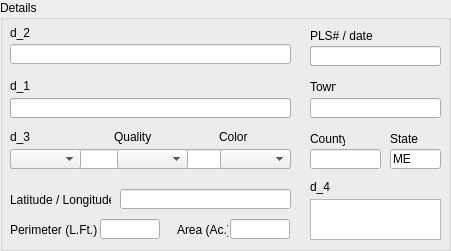
       <widget class="QGroupBox" name="groupBox_client">
        <property name="geometry">
         <rect>
          <x>20</x>
          <y>210</y>
          <width>451</width>
          <height>251</height>
         </rect>
        </property>
        <property name="title">
         <string>Details</string>
        </property>
        <widget class="QLabel" name="l_1">
         <property name="geometry">
          <rect>
           <x>10</x>
           <y>78</y>
           <width>281</width>
           <height>16</height>
          </rect>
         </property>
         <property name="sizePolicy">
          <sizepolicy hsizetype="Fixed" vsizetype="Preferred">
           <horstretch>0</horstretch>
           <verstretch>0</verstretch>
          </sizepolicy>
         </property>
         <property name="text">
          <string>d_1</string>
         </property>
         <property name="buddy">
          <cstring>client_name</cstring>
         </property>
        </widget>
        <widget class="QLineEdit" name="client_name">
         <property name="enabled">
          <bool>true</bool>
         </property>
         <property name="geometry">
          <rect>
           <x>10</x>
           <y>98</y>
           <width>281</width>
           <height>20</height>
          </rect>
         </property>
         <property name="sizePolicy">
          <sizepolicy hsizetype="Fixed" vsizetype="Fixed">
           <horstretch>0</horstretch>
           <verstretch>0</verstretch>
          </sizepolicy>
         </property>
        </widget>
        <widget class="QLabel" name="label_mbl">
         <property name="geometry">
          <rect>
           <x>310</x>
           <y>179</y>
           <width>131</width>
           <height>16</height>
          </rect>
         </property>
         <property name="text">
          <string>d_4</string>
         </property>
        </widget>
        <widget class="QLineEdit" name="town">
         <property name="geometry">
          <rect>
           <x>310</x>
           <y>98</y>
           <width>131</width>
           <height>20</height>
          </rect>
         </property>
         <property name="sizePolicy">
          <sizepolicy hsizetype="Fixed" vsizetype="Fixed">
           <horstretch>0</horstretch>
           <verstretch>0</verstretch>
          </sizepolicy>
         </property>
        </widget>
        <widget class="QLabel" name="label_5">
         <property name="geometry">
          <rect>
           <x>310</x>
           <y>79</y>
           <width>26</width>
           <height>16</height>
          </rect>
         </property>
         <property name="sizePolicy">
          <sizepolicy hsizetype="Fixed" vsizetype="Fixed">
           <horstretch>0</horstretch>
           <verstretch>0</verstretch>
          </sizepolicy>
         </property>
         <property name="text">
          <string>Town</string>
         </property>
         <property name="buddy">
          <cstring>town</cstring>
         </property>
        </widget>
        <widget class="QLabel" name="label_pMap_bk_lot_3">
         <property name="geometry">
          <rect>
           <x>390</x>
           <y>131</y>
           <width>35</width>
           <height>16</height>
          </rect>
         </property>
         <property name="text">
          <string>State</string>
         </property>
        </widget>
        <widget class="QLineEdit" name="state">
         <property name="geometry">
          <rect>
           <x>390</x>
           <y>149</y>
           <width>51</width>
           <height>20</height>
          </rect>
         </property>
         <property name="sizePolicy">
          <sizepolicy hsizetype="Fixed" vsizetype="Fixed">
           <horstretch>0</horstretch>
           <verstretch>0</verstretch>
          </sizepolicy>
         </property>
         <property name="text">
          <string>ME</string>
         </property>
         <property name="maxLength">
          <number>2</number>
         </property>
         <property name="echoMode">
          <enum>QLineEdit::Normal</enum>
         </property>
        </widget>
        <widget class="QPlainTextEdit" name="map_bk_lot">
         <property name="enabled">
          <bool>true</bool>
         </property>
         <property name="geometry">
          <rect>
           <x>310</x>
           <y>199</y>
           <width>131</width>
           <height>41</height>
          </rect>
         </property>
        </widget>
        <widget class="QLabel" name="label_pMap_bk_lot_5">
         <property name="geometry">
          <rect>
           <x>177</x>
           <y>220</y>
           <width>51</width>
           <height>20</height>
          </rect>
         </property>
         <property name="text">
          <string>Area (Ac.)</string>
         </property>
        </widget>
        <widget class="QLineEdit" name="sPerimeter">
         <property name="enabled">
          <bool>true</bool>
         </property>
         <property name="geometry">
          <rect>
           <x>100</x>
           <y>219</y>
           <width>60</width>
           <height>20</height>
          </rect>
         </property>
         <property name="sizePolicy">
          <sizepolicy hsizetype="Fixed" vsizetype="Fixed">
           <horstretch>0</horstretch>
           <verstretch>0</verstretch>
          </sizepolicy>
         </property>
         <property name="text">
          <string/>
         </property>
        </widget>
        <widget class="QLabel" name="label_pMap_bk_lot_6">
         <property name="geometry">
          <rect>
           <x>10</x>
           <y>220</y>
           <width>101</width>
           <height>20</height>
          </rect>
         </property>
         <property name="text">
          <string>Perimeter (L.Ft.)</string>
         </property>
        </widget>
        <widget class="QLineEdit" name="area">
         <property name="enabled">
          <bool>true</bool>
         </property>
         <property name="geometry">
          <rect>
           <x>230</x>
           <y>219</y>
           <width>60</width>
           <height>20</height>
          </rect>
         </property>
         <property name="sizePolicy">
          <sizepolicy hsizetype="Fixed" vsizetype="Fixed">
           <horstretch>0</horstretch>
           <verstretch>0</verstretch>
          </sizepolicy>
         </property>
         <property name="text">
          <string/>
         </property>
        </widget>
        <widget class="QLabel" name="label_pMap_bk_lot_7">
         <property name="geometry">
          <rect>
           <x>310</x>
           <y>131</y>
           <width>35</width>
           <height>16</height>
          </rect>
         </property>
         <property name="text">
          <string>County</string>
         </property>
        </widget>
        <widget class="QLineEdit" name="county">
         <property name="geometry">
          <rect>
           <x>310</x>
           <y>149</y>
           <width>71</width>
           <height>20</height>
          </rect>
         </property>
         <property name="sizePolicy">
          <sizepolicy hsizetype="Fixed" vsizetype="Fixed">
           <horstretch>0</horstretch>
           <verstretch>0</verstretch>
          </sizepolicy>
         </property>
         <property name="text">
          <string/>
         </property>
         <property name="maxLength">
          <number>20</number>
         </property>
         <property name="echoMode">
          <enum>QLineEdit::Normal</enum>
         </property>
        </widget>
        <widget class="QLabel" name="label_11">
         <property name="geometry">
          <rect>
           <x>10</x>
           <y>190</y>
           <width>101</width>
           <height>20</height>
          </rect>
         </property>
         <property name="sizePolicy">
          <sizepolicy hsizetype="Fixed" vsizetype="Preferred">
           <horstretch>0</horstretch>
           <verstretch>0</verstretch>
          </sizepolicy>
         </property>
         <property name="text">
          <string>Latitude / Longitude</string>
         </property>
        </widget>
        <widget class="QLineEdit" name="lat_lon">
         <property name="enabled">
          <bool>true</bool>
         </property>
         <property name="geometry">
          <rect>
           <x>120</x>
           <y>189</y>
           <width>171</width>
           <height>20</height>
          </rect>
         </property>
         <property name="sizePolicy">
          <sizepolicy hsizetype="Fixed" vsizetype="Fixed">
           <horstretch>0</horstretch>
           <verstretch>0</verstretch>
          </sizepolicy>
         </property>
         <property name="alignment">
          <set>Qt::AlignCenter</set>
         </property>
        </widget>
        <widget class="QLineEdit" name="scale">
         <property name="enabled">
          <bool>true</bool>
         </property>
         <property name="geometry">
          <rect>
           <x>10</x>
           <y>98</y>
           <width>281</width>
           <height>20</height>
          </rect>
         </property>
         <property name="sizePolicy">
          <sizepolicy hsizetype="Fixed" vsizetype="Fixed">
           <horstretch>0</horstretch>
           <verstretch>0</verstretch>
          </sizepolicy>
         </property>
        </widget>
        <widget class="QLabel" name="l_3">
         <property name="geometry">
          <rect>
           <x>10</x>
           <y>129</y>
           <width>131</width>
           <height>16</height>
          </rect>
         </property>
         <property name="sizePolicy">
          <sizepolicy hsizetype="Fixed" vsizetype="Preferred">
           <horstretch>0</horstretch>
           <verstretch>0</verstretch>
          </sizepolicy>
         </property>
         <property name="text">
          <string>d_3</string>
         </property>
         <property name="buddy">
          <cstring>client_name</cstring>
         </property>
        </widget>
        <widget class="QLineEdit" name="folder_type">
         <property name="enabled">
          <bool>true</bool>
         </property>
         <property name="geometry">
          <rect>
           <x>10</x>
           <y>44</y>
           <width>281</width>
           <height>20</height>
          </rect>
         </property>
         <property name="sizePolicy">
          <sizepolicy hsizetype="Fixed" vsizetype="Fixed">
           <horstretch>0</horstretch>
           <verstretch>0</verstretch>
          </sizepolicy>
         </property>
        </widget>
        <widget class="QLabel" name="l_2">
         <property name="geometry">
          <rect>
           <x>10</x>
           <y>25</y>
           <width>281</width>
           <height>16</height>
          </rect>
         </property>
         <property name="sizePolicy">
          <sizepolicy hsizetype="Fixed" vsizetype="Preferred">
           <horstretch>0</horstretch>
           <verstretch>0</verstretch>
          </sizepolicy>
         </property>
         <property name="text">
          <string>d_2</string>
         </property>
         <property name="buddy">
          <cstring>client_name</cstring>
         </property>
        </widget>
        <widget class="QPlainTextEdit" name="objectType">
         <property name="enabled">
          <bool>true</bool>
         </property>
         <property name="geometry">
          <rect>
           <x>310</x>
           <y>199</y>
           <width>131</width>
           <height>41</height>
          </rect>
         </property>
        </widget>
        <widget class="QLineEdit" name="pls_no">
         <property name="geometry">
          <rect>
           <x>310</x>
           <y>46</y>
           <width>71</width>
           <height>20</height>
          </rect>
         </property>
         <property name="sizePolicy">
          <sizepolicy hsizetype="Fixed" vsizetype="Fixed">
           <horstretch>0</horstretch>
           <verstretch>0</verstretch>
          </sizepolicy>
         </property>
         <property name="text">
          <string/>
         </property>
         <property name="maxLength">
          <number>20</number>
         </property>
         <property name="echoMode">
          <enum>QLineEdit::Normal</enum>
         </property>
        </widget>
        <widget class="QLabel" name="l_pls">
         <property name="geometry">
          <rect>
           <x>310</x>
           <y>28</y>
           <width>71</width>
           <height>16</height>
          </rect>
         </property>
         <property name="text">
          <string>PLS# / date</string>
         </property>
        </widget>
        <widget class="QLineEdit" name="locus_addr">
         <property name="enabled">
          <bool>true</bool>
         </property>
         <property name="geometry">
          <rect>
           <x>10</x>
           <y>149</y>
           <width>281</width>
           <height>20</height>
          </rect>
         </property>
         <property name="sizePolicy">
          <sizepolicy hsizetype="Fixed" vsizetype="Fixed">
           <horstretch>0</horstretch>
           <verstretch>0</verstretch>
          </sizepolicy>
         </property>
        </widget>
        <widget class="QLabel" name="l_quality">
         <property name="geometry">
          <rect>
           <x>114</x>
           <y>129</y>
           <width>41</width>
           <height>16</height>
          </rect>
         </property>
         <property name="sizePolicy">
          <sizepolicy hsizetype="Fixed" vsizetype="Fixed">
           <horstretch>0</horstretch>
           <verstretch>0</verstretch>
          </sizepolicy>
         </property>
         <property name="text">
          <string>Quality</string>
         </property>
         <property name="buddy">
          <cstring>town</cstring>
         </property>
        </widget>
        <widget class="QLabel" name="l_color">
         <property name="geometry">
          <rect>
           <x>219</x>
           <y>129</y>
           <width>41</width>
           <height>16</height>
          </rect>
         </property>
         <property name="sizePolicy">
          <sizepolicy hsizetype="Fixed" vsizetype="Fixed">
           <horstretch>0</horstretch>
           <verstretch>0</verstretch>
          </sizepolicy>
         </property>
         <property name="text">
          <string>Color</string>
         </property>
         <property name="buddy">
          <cstring>town</cstring>
         </property>
        </widget>
        <widget class="QComboBox" name="media">
         <property name="geometry">
          <rect>
           <x>10</x>
           <y>149</y>
           <width>71</width>
           <height>20</height>
          </rect>
         </property>
         <property name="sizePolicy">
          <sizepolicy hsizetype="Fixed" vsizetype="Fixed">
           <horstretch>0</horstretch>
           <verstretch>0</verstretch>
          </sizepolicy>
         </property>
         <item>
          <property name="text">
           <string/>
          </property>
         </item>
        </widget>
        <widget class="QComboBox" name="quality">
         <property name="geometry">
          <rect>
           <x>117</x>
           <y>149</y>
           <width>71</width>
           <height>20</height>
          </rect>
         </property>
         <property name="sizePolicy">
          <sizepolicy hsizetype="Fixed" vsizetype="Fixed">
           <horstretch>0</horstretch>
           <verstretch>0</verstretch>
          </sizepolicy>
         </property>
         <item>
          <property name="text">
           <string/>
          </property>
         </item>
        </widget>
        <widget class="QComboBox" name="color">
         <property name="geometry">
          <rect>
           <x>220</x>
           <y>149</y>
           <width>71</width>
           <height>20</height>
          </rect>
         </property>
         <property name="sizePolicy">
          <sizepolicy hsizetype="Fixed" vsizetype="Fixed">
           <horstretch>0</horstretch>
           <verstretch>0</verstretch>
          </sizepolicy>
         </property>
         <item>
          <property name="text">
           <string/>
          </property>
         </item>
        </widget>
        <widget class="QLineEdit" name="author">
         <property name="geometry">
          <rect>
           <x>310</x>
           <y>46</y>
           <width>131</width>
           <height>20</height>
          </rect>
         </property>
         <property name="sizePolicy">
          <sizepolicy hsizetype="Fixed" vsizetype="Fixed">
           <horstretch>0</horstretch>
           <verstretch>0</verstretch>
          </sizepolicy>
         </property>
        </widget>
       </widget>
